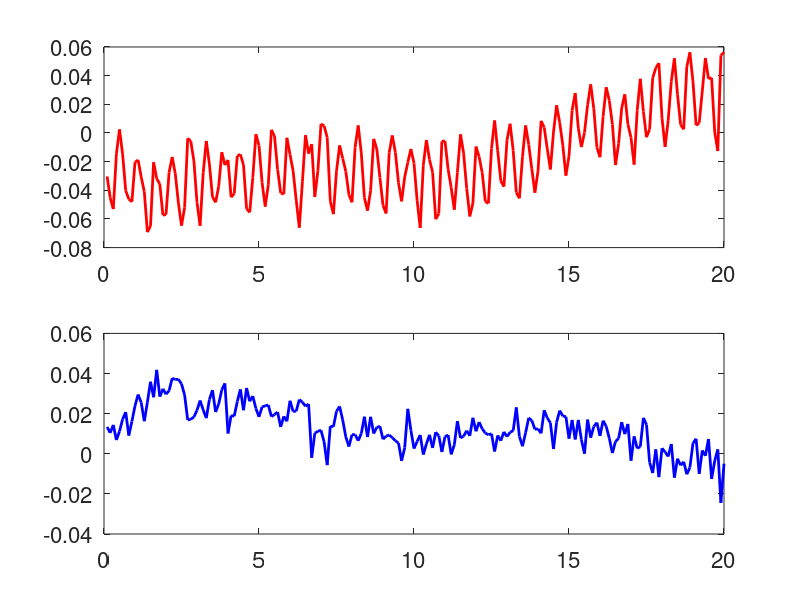
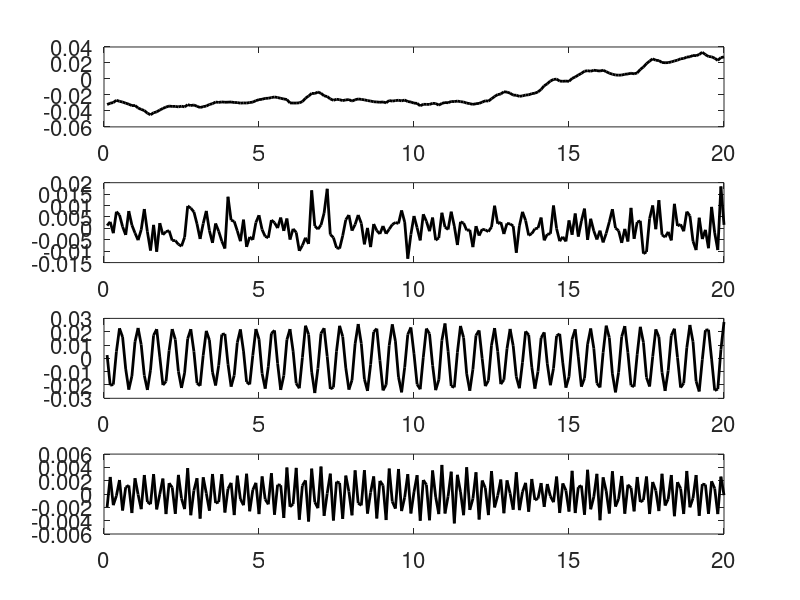
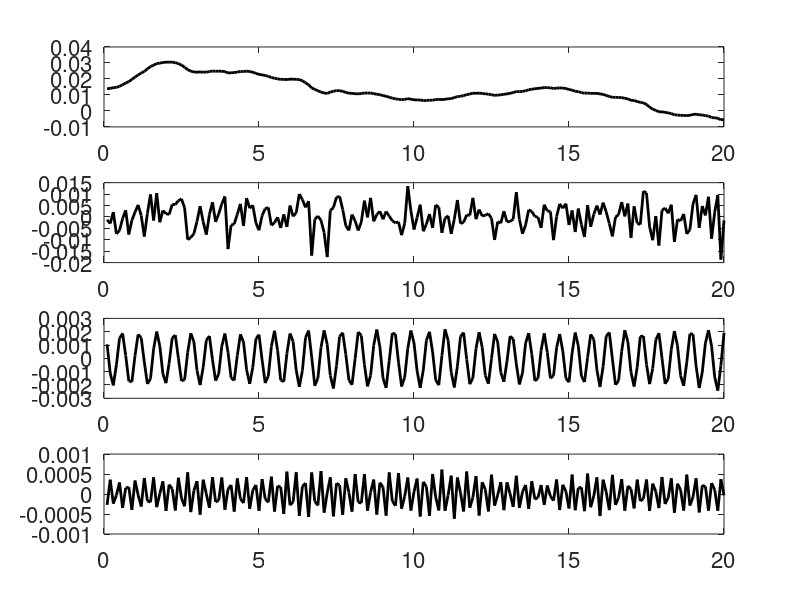
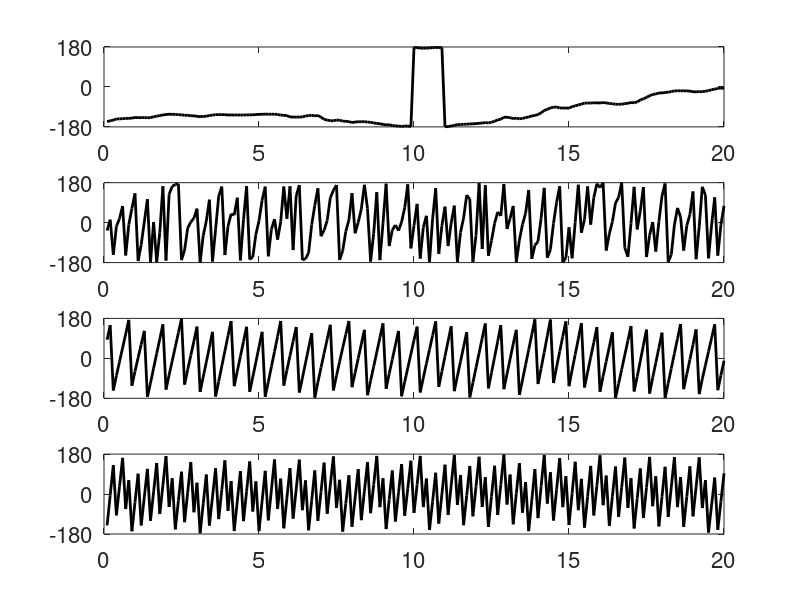

MATLAB code for these plots, in order:
%{
addpath('./osc_decomp')
load('fNIRS_sample.mat')
J = size(Y,1);
T = size(Y,2);
MAX_OSC = 7;
MAX_VAR = 10;
[osc_param,osc_AIC,osc_mean,osc_cov,osc_phase] = osc_decomp(Y,fs,MAX_OSC,MAX_VAR);
[minAIC,K] = min(osc_AIC);
osc_a = osc_param(K,1:K);
osc_f = osc_param(K,K+1:2*K);
osc_sigma2 = osc_param(K,2*K+1:3*K);
osc_c = osc_param(K,3*K+1:(2*J+1)*K);
osc_tau2 = osc_param(K,(2*J+1)*K+1);
osc_mean = osc_mean(1:2*K,:,K);
osc_cov = osc_cov(1:2*K,1:2*K,:,K);
osc_phase = osc_phase(1:K,:,K);
%}
load('fNIRS_sample');
load('fNIRS_sample_result');
J = size(Y,1);
T = size(Y,2);

figure
subplot(2,1,1),plot((1:200)/fs,Y(1,1:200),'r','LineWidth',2),set(gca,'fontsize',16)
subplot(2,1,2),plot((1:200)/fs,Y(2,1:200),'b','LineWidth',2),set(gca,'fontsize',16)

figure
for k=1:K
    subplot(K,1,k)
    plot((1:200)/fs,osc_mean(2*k-1,1:200),'k','LineWidth',2)
    set(gca,'FontSize',16);
end

figure
for k=1:K
    subplot(K,1,k)
    plot((1:200)/fs,osc_c(2*k-1:2*k)*osc_mean(2*k-1:2*k,1:200),'k','LineWidth',2)
    set(gca,'FontSize',16);
end

figure
for k=1:K
    subplot(K,1,k)
    plot((1:200)/fs,osc_phase(k,1:200)/pi*180,'k','LineWidth',2)
    ylim([-180 180])
    yticks([-180 0 180])
    set(gca,'FontSize',16);
end
